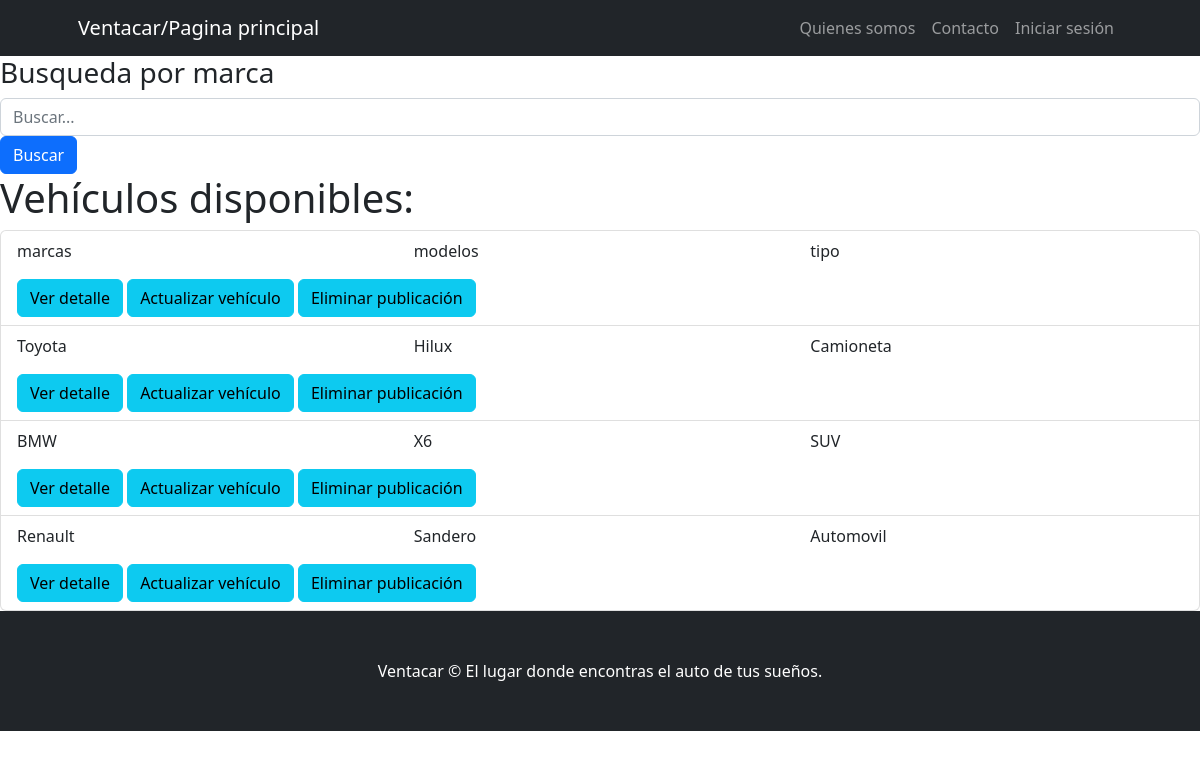
/vehiculos/lista/vehiculos, run on the app's committed database.
### vehiculos/models.py (models this page shows, shortened)
class Ver_vehiculos(models.Model):
    tipo = models.CharField(max_length=30)
    modelos = models.CharField(max_length=30)
    marcas = models.CharField(max_length=30)
    valor_dolares = models.DecimalField(max_digits=10, decimal_places=2, null = True)
    descripcion = models.CharField(max_length=400, null=True)
    class Meta:
        verbose_name = "Ver Vehículo"
        verbose_name_plural = "Ver Vehículos"

### vehiculos/views.py (the view)
# urls.py: path("lista/vehiculos", Ver_vehiculosList.as_view(), name = "lista_vehiculos"),
class Ver_vehiculosList(ListView):
    model = Ver_vehiculos
    context_object_name = "vehiculos"
    template_name = "vehiculos/lista_vehiculos.html"
    def get_queryset(self) -> QuerySet[Any]:
        queryset = super().get_queryset()
        busqueda = self.request.GET.get("busqueda")
        if busqueda:
            queryset = Ver_vehiculos.objects.filter(marcas__icontains=busqueda)
        return queryset

### vehiculos/templates/vehiculos/lista_vehiculos.html (shortened to what this page needs)
{% extends 'core/base.html' %}
{% block content %}
<h3>Busqueda por marca</h3>
<form class="form-inline" action="{% url 'vehiculos:lista_vehiculos' %}" method="get">
    <div class="form-group">
        <input type="text" class="form-control" name="busqueda" placeholder="Buscar...">
    </div>
    <button type="submit" class="btn btn-primary">Buscar</button>
</form>
<h1>Vehículos disponibles:</h1>
<ul class="list-group">
    {% for vehiculo in vehiculos %}
    <li class="list-group-item">
        <div class="row">
            <div class="col-md-4">
                <p>{{ vehiculo.marcas }}</p>
            </div>
            <div class="col-md-4">
                <p>{{ vehiculo.modelos }}</p>
            </div>
            <div class="col-md-4">
                <p>{{ vehiculo.tipo }}</p>
            </div>
        </div>
        <a href="{% url 'vehiculos:detalle_vehiculo' vehiculo.id %}" class="btn btn-info">Ver detalle</a>
        <a href="{% url 'vehiculos:editar_vehiculo' vehiculo.id %}" class="btn btn-info">Actualizar vehículo</a>
        <a href="{% url 'vehiculos:eliminar_vehiculo' vehiculo.id %}" class="btn btn-info">Eliminar publicación</a>
    </li>
    {% endfor %}
</ul>
{% endblock content %}

### data on the page
Ver_vehiculos: marcas "marcas", modelos "modelos", tipo "tipo"
Ver_vehiculos: marcas "Toyota", modelos "Hilux", tipo "Camioneta"
Ver_vehiculos: marcas "BMW", modelos "X6", tipo "SUV"
Ver_vehiculos: marcas "Renault", modelos "Sandero", tipo "Automovil"
